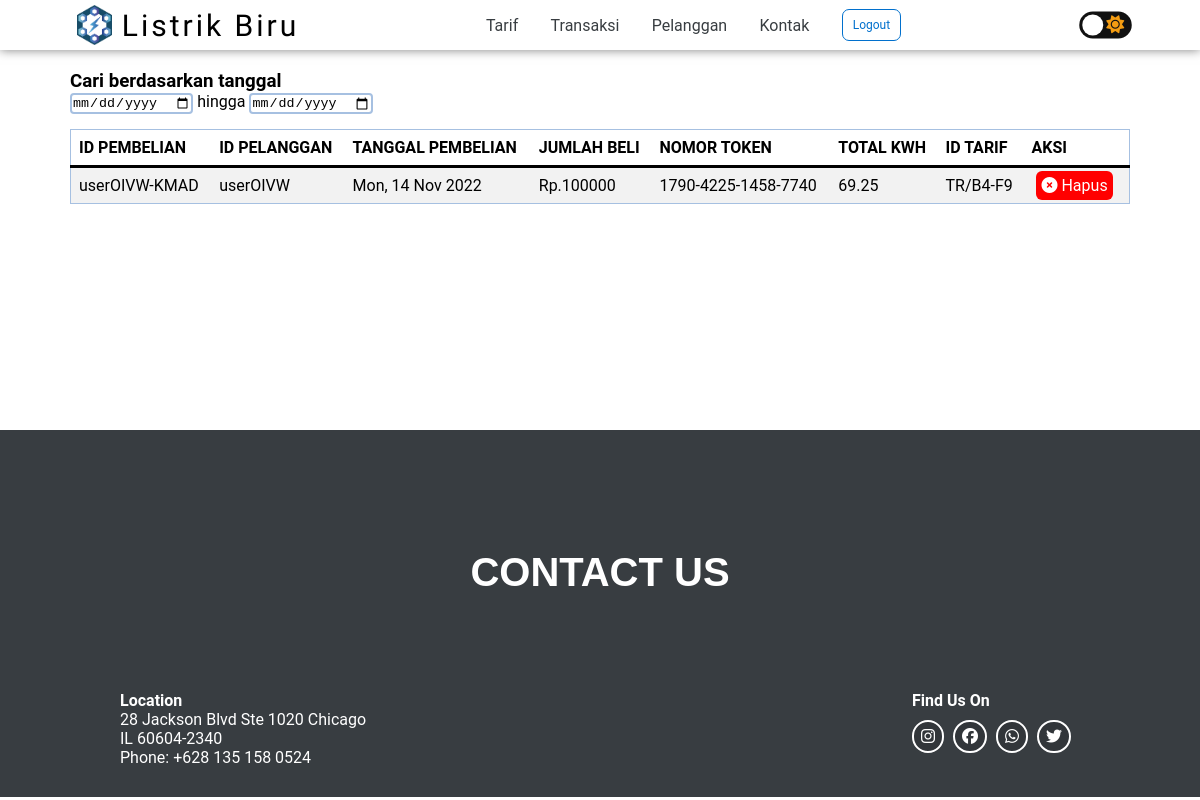
The app's page /admin/transaksi.php (signed in) with its own data.
### tables this page shows
CREATE TABLE `transaksi` (
  `id` varchar(15) NOT NULL,
  `iduser` varchar(10) NOT NULL,
  `tanggal` varchar(16) NOT NULL,
  `nominal` varchar(255) NOT NULL,
  `nometer` varchar(255) NOT NULL,
  `token` varchar(255) NOT NULL,
  `totalkwh` float NOT NULL,
  `idtarif` varchar(10) NOT NULL
);

### admin/transaksi.php (the view, shortened to what this page needs)
<!DOCTYPE html>
<html lang="en">
<head>
    <link href="//db.onlinewebfonts.com/c/213e56f9ea368890b9d2da0577e49dab?family=Zona+Pro" rel="stylesheet" type="text/css"/>
    <link rel="stylesheet" href="../stylesheet/style.css">
    <link rel="stylesheet" href="../stylesheet/style-mobile.css">
</head>
<body class="mode-bg">
    <header class="main" id="home">
        <nav class="mode-bg">
            <div class="logo">
                <a href="../index.php" class="mode-text">
                    <img src="../img/logo/logo-listrik.png" alt="">
                    <p>Listrik Biru</p>
                </a>
            </div>
            <ul>
                <li><a class="mode-text" href="../tarif.php">Tarif</a></li>
                <?php if($_SESSION['akun']['level'] == 'admin') { ?>
                    <li><a class="mode-text" href="transaksi.php">Transaksi</a></li>
                    <li><a class="mode-text" href="pelanggan.php">Pelanggan</a></li>
                    <li><a class="mode-text" href="daftar-pesan.php">Kontak</a></li>
                <?php } if($_SESSION['akun']['level'] == 'user') { ?>
                    <li><a class="mode-text" href="../user/profil.php">Profil</a></li>
                    <li><a class="mode-text" href="user/kontak.php">Kontak</a></li>
                <?php } ?>
                <div class="logout-btn">
                    <a href="../auth/logout.php">Logout</a>
                </div>
            </ul>
            <div class="dark-mode-toggle">
                <label class="label" for="chk">
                    <i class="fas fa-sun"></i>
                    <div class="ball"></div>
                </label>
            </div>
        </nav>
    </header>
    <section class="minggirin-navbar">
        <div class="feature">
            <form method="GET" class="search-container">
                <h3 class="mode-text">Cari berdasarkan tanggal</h3>
                <input type="date" name="date-from">
                <label class="mode-text">hingga</label>
                <input type="date" name="date-to">
            </form>
        </div>
        <div class="daftar-data">
            <div class="table-user hover-table mode-text">
                <table>
                    <thead class="mode-border">
                        <tr>
                            <th>ID PEMBELIAN</th>
                            <th>ID PELANGGAN</th>
                            <th>TANGGAL PEMBELIAN</th>
                            <th>JUMLAH BELI</th>
                            <th>NOMOR TOKEN</th>
                            <th>TOTAL KWH</th>
                            <th>ID TARIF</th>
                            <th>AKSI</th>
                        </tr>
                    </thead>
                    <tbody>
                        <?php
                            require('../php/connection.php');
                            if(isset($_GET['search'])) {
                                $keyword = $_GET['keyword'];
                                $read = mysqli_query($conn, "SELECT * FROM transaksi WHERE iduser = '$keyword'");
                            } else if(isset($_GET['searchByDate'])) {
                                $dateFrom = $_GET['date-from'];
                                $dateTo = $_GET['date-to'];
                                $read = mysqli_query($conn, "SELECT * FROM transaksi WHERE `tanggal` BETWEEN '$dateFrom' and '$dateTo'");
                            } else {
                                $read = mysqli_query($conn, "SELECT * FROM transaksi");
                            }
                            if(mysqli_num_rows($read) > 0){
                                while($row = mysqli_fetch_array($read)){
                            ?>
                                <tr class="games-content">
                                    <td><?php echo $row['id']?></td>
                                    <td><?php echo $row['iduser']?></td>
                                    <td><?php echo $row['tanggal']?></td>
                                    <td>Rp.<?php echo $row['nominal']?></td>
                                    <td><?php echo $row['token']?></td>
                                    <td><?php echo $row['totalkwh']?></td>
                                    <td><?php echo $row['idtarif']?></td>
                                    <td>
                                        <div class="action">
                                            <a class="btn-action del-action" href="aksi/delete_history.php?id=<?php echo $row['id']; ?>">
                                                <i class="fa-sharp fa-solid fa-circle-xmark"></i> Hapus
                                            </a>
                                        </div>
                                    </td>
                                </tr>
                        <?php }} else { ?>
                            <tr>
                                <td colspan="8" align="center">-- data tidak ditemukan --</td>
                            </tr>
                        <?php } ?>
                    </tbody>
                </table>
            </div>
        </div>
    </section>
    <footer class="mode-bg" style="border-top: 1px solid white; margin-top: 225px; position: static;">
        <div class="footer-container">
            <div class="footer-title" id="contact">
                <h2>CONTACT US</h2>
            </div>
            <div class="footer-contact-item">
                <div class="footer-item">
                    <h4>Location</h4>
                    <p>28 Jackson Blvd Ste 1020 Chicago<br>IL 60604-2340<br>Phone: +628 135 158 0524</p>
                </div>
                <div class="footer-item">
                    <h4>Find Us On</h4>
                    <div class="circle-container">
                        <div class="circle ig">
                            <a href="https://www.instagram.com/listrik-biru" onclick="return confirm('You will be redirected to other website.');"><i class="fa-brands fa-instagram"></i></a>
                        </div>
                        <div class="circle fb">
                            <a href="https://www.facebook.com/listrik-biru" onclick="return confirm('You will be redirected to other website.');"><i class="fa-brands fa-facebook"></i></a>
                        </div>
                        <div class="circle wa">
                            <a href="https://www.whatsapp.com/listrik-biru" onclick="return confirm('You will be redirected to other website.');"><i class="fa-brands fa-whatsapp"></i></a>
                        </div>
                        <div class="circle tw">
                            <a href="https://www.twitter.com/listrik-biru" onclick="return confirm('You will be redirected to other website.');"><i class="fa-brands fa-twitter"></i></a>
                        </div>
                    </div>
                </div>
            </div>
        </div>
    </footer>
</body>
</html>

### stylesheet/style.css (style rules this page uses)
* { margin: 0; padding: 0; box-sizing: border-box; }
body { font-family: 'Roboto', sans-serif; overflow-x: hidden; background-color: white; color: black; }
.label { background-color: #111; border-radius: 50px; cursor: pointer; display: flex; align-items: center; justify-content: space-between; padding: 5px; position: relative; height: 18px; width: 35px; transform: scale(1.5); }
.label i { font-size: 12px; }
.label .ball { background-color: #fff; border-radius: 50%; position: absolute; top: 2px; left: 2px; height: 14px; width: 14px; transform: translateX(0px); transition: transform 0.2s linear; }
.fa-sun { color: #f39c12; }
.mode-bg, .mode-text, .mode-img { transition: 0.5s; }
nav { display: flex; background-color: white; justify-content: space-around; color: black; height: 50px; width: 100%; align-items: center; position: fixed; z-index: 1; box-shadow: 0px 0px 10px 0px rgba(0, 0, 0, 0.5); }
.logo a { font-family: Viga; letter-spacing: 3px; font-size: 30px; text-decoration: none; color: black; }
nav ul { display: flex; list-style: none; width: 40%; justify-content: space-evenly; align-items: center; }
nav ul li a { text-decoration: none; color: #383d41; }
.logout-btn a { font-size: 12px; display: block; text-decoration: none; padding: 8px 10px; color: #0170CD; border: 1px solid #0170CD; border-radius: 7px; transition: 0.2s; }
.logo a { display: flex; align-items: center; }
.logo a img { height: 40px; padding-right: 10px; }
.minggirin-navbar { padding-top: 50px; }
header { background-image: url(../img/background/animasi.jpg); background-size: cover; }
.daftar-data { padding: 0 70px; }
.table-user table { caption-side: bottom; border-collapse: collapse; border: 1px solid #A6C0E1; }
.table-user table thead { border-bottom: 3px solid black; background-color: transparent; }
.table-user thead tr th { text-align: left; }
.table-user table { --bs-table-bg: transparent; --bs-table-accent-bg: transparent; --bs-table-striped-color: var(#212529); --bs-table-striped-bg: rgba(0, 0, 0, 0.05); --bs-table-hover-color: var(#212529); --bs-table-hover-bg: rgba(0, 0, 0, 0.075); width: 100%; margin-bottom: 1rem; color: var(#000); vertical-align: top; border-color: var(#373b3e); margin: 15px 0; }
.table-user table > :not(caption) > * > * { padding: 0.5rem 0.5rem; background-color: var(--bs-table-bg); border-bottom-width: 1px; box-shadow: inset 0 0 0 9999px var(--bs-table-accent-bg); }
.table-user table > tbody { vertical-align: inherit; }
.table-user table > thead { vertical-align: bottom; }
.table-user table > tbody > tr:nth-of-type(odd) > * { --bs-table-accent-bg: var(--bs-table-striped-bg); color: var(--bs-table-striped-color); }
.search-container input { border-radius: 4px; border: 2px solid #A6C0E1; }
.btn-action { padding: 5px; border-radius: 6px; margin: 5px 5px; text-decoration: none; color: white; }
.del-action { background-color: red; }
.feature { padding: 0 70px; padding-top: 20px; }
footer { width: 100%; background-color: #383d41; padding: 120px 120px 30px 120px; color: white; display: flex; justify-content: center; flex-direction: column; position: absolute; bottom: 0; }
.footer-title h2 { display: flex; justify-content: center; align-items: center; font-family: 'Zona Pro', sans-serif; font-size: 40px; }
.footer-contact-item { display: flex; justify-content: space-between; }
.footer-item { padding-top: 10%; display: flex; flex-direction: column; }
.circle-container { justify-content: center; display: flex; flex-direction: row; padding-top: 10px; }
.circle { margin-right: 9px; padding: 5px 7px; display: flex; text-align: center; justify-content: center; background-color: rgba(0, 0, 0, 0.1); border-radius: 100px; border: 2px solid white; transition: 0.5s; }
.circle a { text-decoration: none; }
.circle i { color: white; }

### records on screen
transaksi: id "userOIVW-KMAD", iduser "userOIVW", tanggal "Mon, 14 Nov 2022", nominal "100000", token "1790-4225-1458-7740", totalkwh "69.25", idtarif "TR/B4-F9"
